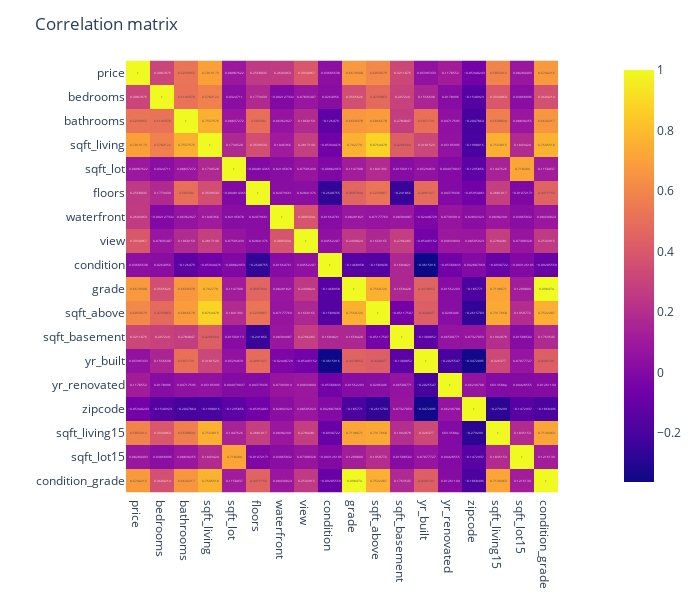

The notebook cell this image was saved under:
### Code cell
fig = px.imshow(df_rcpa_corr, text_auto = True)
fig.update_layout(title = "Correlation matrix", height = 600, width = 700, template = "plotly_white")
fig.show()

### Figure 1 — Plotly figure (JSON) as saved in the notebook; plotly's stock layout.template omitted (floating-point values rounded to 4 significant figures; data arrays with more than 128 entries replaced by an {"elided": "..."} marker saying what was removed)
{"data": [{"coloraxis": "coloraxis", "hovertemplate": "x: %{x}<br>y: %{y}<br>color: %{z}<extra></extra>", "name": "0", "texttemplate": "%{z}", "type": "heatmap", "x": ["price", "bedrooms", "bathrooms", "sqft_living", "sqft_lot", "floors", "waterfront", "view", "condition", "grade", "sqft_above", "sqft_basement", "yr_built", "yr_renovated", "zipcode", "sqft_living15", "sqft_lot15", "condition_grade"], "xaxis": "x", "y": ["price", "bedrooms", "bathrooms", "sqft_living", "sqft_lot", "floors", "waterfront", "view", "condition", "grade", "sqft_above", "sqft_basement", "yr_built", "yr_renovated", "zipcode", "sqft_living15", "sqft_lot15", "condition_grade"], "yaxis": "y", "z": {"elided": "18x18 float values"}}], "layout": {"coloraxis": {"colorscale": [[0, "#0d0887"], [0.1111, "#46039f"], [0.2222, "#7201a8"], [0.3333, "#9c179e"], [0.4444, "#bd3786"], [0.5556, "#d8576b"], [0.6667, "#ed7953"], [0.7778, "#fb9f3a"], [0.8889, "#fdca26"], [1, "#f0f921"]]}, "height": 600, "margin": {"t": 60}, "title": {"text": "Correlation matrix"}, "width": 700, "xaxis": {"anchor": "y", "constrain": "domain", "domain": [0, 1], "scaleanchor": "y"}, "yaxis": {"anchor": "x", "autorange": "reversed", "constrain": "domain", "domain": [0, 1]}}}
